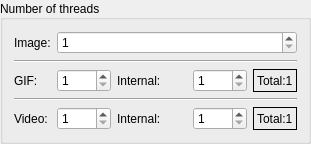
            <widget class="QGroupBox" name="groupBox_NumOfThreads">
             <property name="enabled">
              <bool>true</bool>
             </property>
             <property name="toolTip">
              <string/>
             </property>
             <property name="title">
              <string>Number of threads</string>
             </property>
             <property name="alignment">
              <set>Qt::AlignLeading|Qt::AlignLeft|Qt::AlignVCenter</set>
             </property>
             <layout class="QGridLayout" name="gridLayout_8">
              <item row="4" column="3">
               <widget class="QSpinBox" name="spinBox_ThreadNum_video_internal">
                <property name="toolTip">
                 <string>Internal threads number of Video.</string>
                </property>
                <property name="minimum">
                 <number>1</number>
                </property>
                <property name="maximum">
                 <number>1000</number>
                </property>
                <property name="singleStep">
                 <number>1</number>
                </property>
                <property name="value">
                 <number>1</number>
                </property>
               </widget>
              </item>
              <item row="2" column="4">
               <widget class="QLabel" name="label_TotalThreadNum_gif">
                <property name="frameShape">
                 <enum>QFrame::Box</enum>
                </property>
                <property name="text">
                 <string>Total:1</string>
                </property>
               </widget>
              </item>
              <item row="4" column="0">
               <widget class="QLabel" name="label_13">
                <property name="maximumSize">
                 <size>
                  <width>50</width>
                  <height>16777215</height>
                 </size>
                </property>
                <property name="text">
                 <string>Video:</string>
                </property>
               </widget>
              </item>
              <item row="0" column="1" colspan="4">
               <widget class="QSpinBox" name="spinBox_ThreadNum_image">
                <property name="minimum">
                 <number>1</number>
                </property>
                <property name="maximum">
                 <number>1000</number>
                </property>
                <property name="singleStep">
                 <number>1</number>
                </property>
                <property name="value">
                 <number>1</number>
                </property>
               </widget>
              </item>
              <item row="2" column="0">
               <widget class="QLabel" name="label_12">
                <property name="maximumSize">
                 <size>
                  <width>50</width>
                  <height>16777215</height>
                 </size>
                </property>
                <property name="text">
                 <string>GIF:</string>
                </property>
               </widget>
              </item>
              <item row="1" column="0" colspan="5">
               <widget class="Line" name="line">
                <property name="orientation">
                 <enum>Qt::Horizontal</enum>
                </property>
               </widget>
              </item>
              <item row="4" column="2">
               <widget class="QLabel" name="label_19">
                <property name="minimumSize">
                 <size>
                  <width>70</width>
                  <height>0</height>
                 </size>
                </property>
                <property name="maximumSize">
                 <size>
                  <width>50</width>
                  <height>16777215</height>
                 </size>
                </property>
                <property name="toolTip">
                 <string>Internal threads number of Video.</string>
                </property>
                <property name="text">
                 <string>Internal:</string>
                </property>
               </widget>
              </item>
              <item row="2" column="1">
               <widget class="QSpinBox" name="spinBox_ThreadNum_gif">
                <property name="minimum">
                 <number>1</number>
                </property>
                <property name="maximum">
                 <number>1000</number>
                </property>
                <property name="singleStep">
                 <number>1</number>
                </property>
                <property name="value">
                 <number>1</number>
                </property>
               </widget>
              </item>
              <item row="3" column="0" colspan="5">
               <widget class="Line" name="line_2">
                <property name="orientation">
                 <enum>Qt::Horizontal</enum>
                </property>
               </widget>
              </item>
              <item row="0" column="0">
               <widget class="QLabel" name="label_11">
                <property name="maximumSize">
                 <size>
                  <width>50</width>
                  <height>16777215</height>
                 </size>
                </property>
                <property name="toolTip">
                 <string/>
                </property>
                <property name="statusTip">
                 <string/>
                </property>
                <property name="whatsThis">
                 <string/>
                </property>
                <property name="text">
                 <string>Image:</string>
                </property>
               </widget>
              </item>
              <item row="4" column="1">
               <widget class="QSpinBox" name="spinBox_ThreadNum_video">
                <property name="minimum">
                 <number>1</number>
                </property>
                <property name="maximum">
                 <number>1000</number>
                </property>
                <property name="singleStep">
                 <number>1</number>
                </property>
                <property name="value">
                 <number>1</number>
                </property>
               </widget>
              </item>
              <item row="2" column="2">
               <widget class="QLabel" name="label_20">
                <property name="minimumSize">
                 <size>
                  <width>70</width>
                  <height>0</height>
                 </size>
                </property>
                <property name="maximumSize">
                 <size>
                  <width>50</width>
                  <height>16777215</height>
                 </size>
                </property>
                <property name="toolTip">
                 <string>Internal threads number of GIF.</string>
                </property>
                <property name="text">
                 <string>Internal:</string>
                </property>
               </widget>
              </item>
              <item row="2" column="3">
               <widget class="QSpinBox" name="spinBox_ThreadNum_gif_internal">
                <property name="toolTip">
                 <string>Internal threads number of GIF.</string>
                </property>
                <property name="minimum">
                 <number>1</number>
                </property>
                <property name="maximum">
                 <number>1000</number>
                </property>
                <property name="singleStep">
                 <number>1</number>
                </property>
                <property name="value">
                 <number>1</number>
                </property>
               </widget>
              </item>
              <item row="4" column="4">
               <widget class="QLabel" name="label_TotalThreadNum_video">
                <property name="frameShape">
                 <enum>QFrame::Box</enum>
                </property>
                <property name="text">
                 <string>Total:1</string>
                </property>
               </widget>
              </item>
             </layout>
            </widget>
